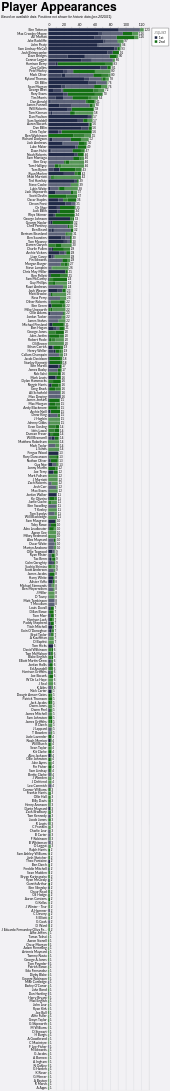

Describe this chart as a Vega-Lite specification.
### Vega-Lite specification from a JSON file in a GitHub repository (floating-point values rounded to 4 significant figures; data arrays with more than 128 entries replaced by an {"elided": "..."} marker saying what was removed)
{"config": {"axis": {"labelFont": "Lato, sans-serif", "titleFont": "PT Sans Narrow, Helvetica Neue, Helvetica, Arial, sans-serif", "labelFontSize": 13, "titleFontSize": 24, "gridColor": "#202947", "gridOpacity": 0.2}, "header": {"labelFont": "PT Sans Narrow, Helvetica Neue, Helvetica, Arial, sans-serif", "titleFont": "PT Sans Narrow, Helvetica Neue, Helvetica, Arial, sans-serif", "labelFontSize": 24, "titleFontSize": 28, "labelFontWeight": "bold", "orient": "left"}, "legend": {"labelFont": "Lato, sans-serif", "titleFont": "PT Sans Narrow, Helvetica Neue, Helvetica, Arial, sans-serif", "labelFontSize": 14, "titleFontSize": 16, "titlePadding": 5, "fillColor": "white", "strokeColor": "black", "padding": 10, "titleFontWeight": "lighter", "titleFontStyle": "italic", "titleColor": "gray", "offset": 10}, "title": {"font": "PT Sans Narrow, Helvetica Neue, Helvetica, Arial, sans-serif", "fontSize": 48, "fontWeight": "bold", "anchor": "start", "align": "center", "titlePadding": 20, "subtitlePadding": 10, "subtitleFontSize": 13, "subtitleColor": "", "subtitleFontStyle": "italic", "offset": 15, "color": "black"}, "axisX": {"labelAngle": 0}, "facet": {"title": null, "header": null, "align": {"row": "each", "column": "each"}}, "resolve": {"scale": {"y": "independent", "facet": "independent"}}, "background": "#f2f1f4"}, "layer": [{"mark": {"type": "bar"}, "encoding": {"color": {"field": "squad", "legend": {"orient": "right"}, "scale": {"domain": ["1st", "2nd"], "range": ["#202947", "#146f14"]}, "title": "Squad", "type": "nominal"}, "opacity": {"field": "start", "legend": null, "scale": {"domain": ["Start", "Bench", "Unknown"], "range": [1.0, 0.7, 0.4]}, "type": "nominal"}, "order": {"field": "squad", "sort": "ascending", "type": "quantitative"}, "tooltip": [{"field": "player", "title": "Player", "type": "nominal"}, {"field": "squad", "title": "Squad", "type": "nominal"}, {"aggregate": "sum", "field": "games", "title": "Games", "type": "quantitative"}, {"field": "start", "title": "Started?", "type": "nominal"}], "x": {"aggregate": "sum", "axis": {"orient": "top", "title": null}, "field": "games", "type": "quantitative"}, "y": {"field": "player", "sort": "-x", "title": null, "type": "nominal"}}, "title": {"text": "Player Appearances", "subtitle": "Based on available data. Positions not shown for historic data (pre-2020/21)."}}, {"mark": {"type": "text", "align": "left", "baseline": "middle", "dx": 3, "fontSize": 12}, "encoding": {"text": {"aggregate": "sum", "field": "games", "type": "quantitative"}, "x": {"aggregate": "sum", "field": "games", "type": "quantitative"}, "y": {"field": "player", "sort": "-x", "type": "nominal"}}}], "data": {"name": "data-1e5f3540a0c3ea4ea36cf609b635bc4b"}, "height": {"step": 15}, "width": 400, "$schema": "https://vega.github.io/schema/vega-lite/v5.20.1.json", "datasets": {"data-1e5f3540a0c3ea4ea36cf609b635bc4b": {"elided": "2033 records"}}}
